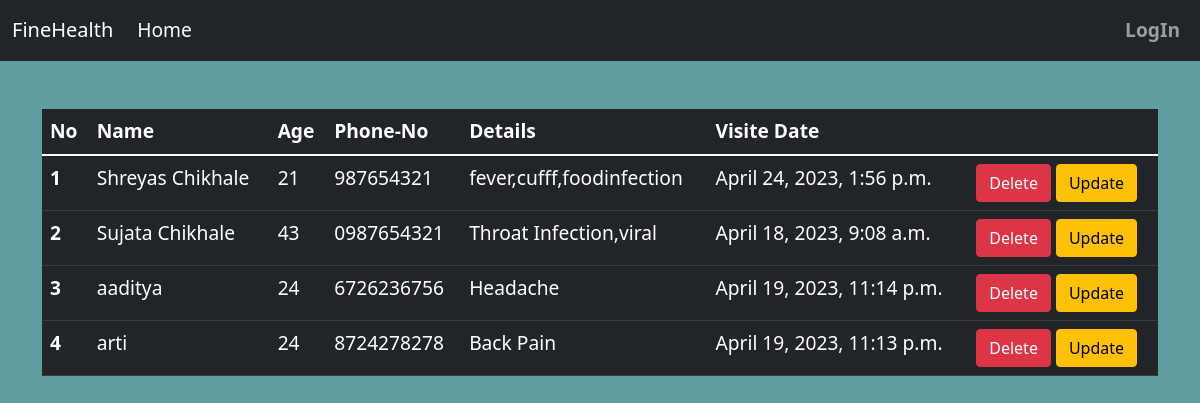
/AllPatient/, run on the app's committed database.
### P_app/models.py (models this page shows, shortened)
class Patient(models.Model):
    patient_id=models.AutoField(primary_key=True)
    name=models.CharField(max_length=50)
    age=models.CharField(max_length=2)
    phone=models.CharField(max_length=10)
    Details = models.TextField()
    visitdate=models.DateTimeField(auto_now=True)

### P_app/views.py (the view)
# urls.py: path('AllPatient/',AllPatient,name='All_Patient'),
def AllPatient(request):
    data=Patient.objects.all()
    return render(request,'all.html',{'data':data})

### P_app/templates/all.html
{% extends 'index.html' %}
{% block 'content'%}
<div class="container">
<table class="table table-dark table-hover mt-5">
    <thead>
      <tr>
        <th scope="col">No</th>
        <th scope="col">Name</th>
        <th scope="col">Age</th>
        <th scope="col">Phone-No</th>
        <th scope="col">Details</th>
        <th scope="col">Visite Date</th>
        <th scope="col"></th>
      </tr>
    </thead>
    <tbody>
      {% for p in data %}
      <tr>
        <th scope="row">{{forloop.counter}}</th>
        <td>{{p.name}}</td>
        <td>{{p.age}}</td>
        <td>{{p.phone}}</td>
        <td>{{p.Details}}</td>
        <td>{{p.visitdate}}</td>
        <td><a class="btn btn-danger" href="/DeletePatient/{{p.patient_id}}">Delete</a>
            <a class="btn btn-warning" href="/UpdatePatient/{{p.patient_id}}">Update</a></td>
      </tr>
      {% endfor %}
    </tbody>
  </table>
</div>
{% endblock %}

### P_app/templates/index.html (shortened to what this page needs)
<!doctype html>
<html lang="en">
  <head>
    <link href="https://cdn.jsdelivr.net/npm/bootstrap@5.1.3/dist/css/bootstrap.min.css" rel="stylesheet">
  </head>
  <body>
    <div>
        <nav class="navbar navbar-expand-lg navbar-dark bg-dark">
            <div class="container-fluid">
              <a class="navbar-brand" href="#">FineHealth</a>
              <div class="collapse navbar-collapse" id="navbarSupportedContent">
                {% if request.user.is_authenticated %}s
                <ul class="navbar-nav me-auto mb-2 mb-lg-0">
                  <li class="nav-item">
                    <a class="nav-link active" aria-current="page" href="/">Home</a>
                  </li>
                  <li class="nav-item">
                    <a class="nav-link" href="/AllPatient/">All Patient</a>
                  </li>
                  </li>
                  <li class="nav-item">
                    <a class="nav-link" href="/AddPatient/">Add Patient</a>
                  </li>
                <li class="nav-item">
                  <a class="nav-link" href="{% url 'greeting' %}">Greet me</a>
                </li>
                <li class="nav-item">
                  <a class="nav-link" href="{% url 'contactus' %}">ContactUs</a>
                </li>
                 <li class="nav-item">
                  <a class="nav-link" href="{% url 'AllPatient_data' %}">All Patient Data</a>
                </li>
                </ul>
                <ul class="navbar-nav">
                </li>
                <li class="nav-item">
                  <a class="nav-link" href=""><b>Welcome -{{request.user}}</b></a>
                </li>
                <li class="nav-item">
                  <a class="nav-link" href="/Adminlogout/"><b>LogOut</b></a>
                </li>
              </ul>
              {% else %}
              <ul class="navbar-nav me-auto mb-2 mb-lg-0">
                <li class="nav-item">
                  <a class="nav-link active" aria-current="page" href="/">Home</a>
                </li>
            </ul>
                <ul class="navbar-nav">
                    <li class="nav-item">
                      <a class="nav-link" href="/AdminLogin/"><b>LogIn</b></a>
                    </li>
                  </ul>
              {% endif %}
              </div>
            </div>
          </nav>
        </div>
    {% block 'content' %}{% endblock %}
  </body>
</html>

### P_app/templates/index.html (style rules this page uses)
body { background-color:cadetblue; font-size: larger }

### data on the page
Patient: name "Shreyas Chikhale", age "21", phone "987654321", Details "fever,cufff,foodinfection", visitdate "April 24, 2023, 1:56 p.m."
Patient: name "Sujata Chikhale", age "43", phone "0987654321", Details "Throat Infection,viral", visitdate "April 18, 2023, 9:08 a.m."
Patient: name "aaditya", age "24", phone "6726236756", Details "Headache", visitdate "April 19, 2023, 11:14 p.m."
Patient: name "arti", age "24", phone "8724278278", Details "Back Pain", visitdate "April 19, 2023, 11:13 p.m."
